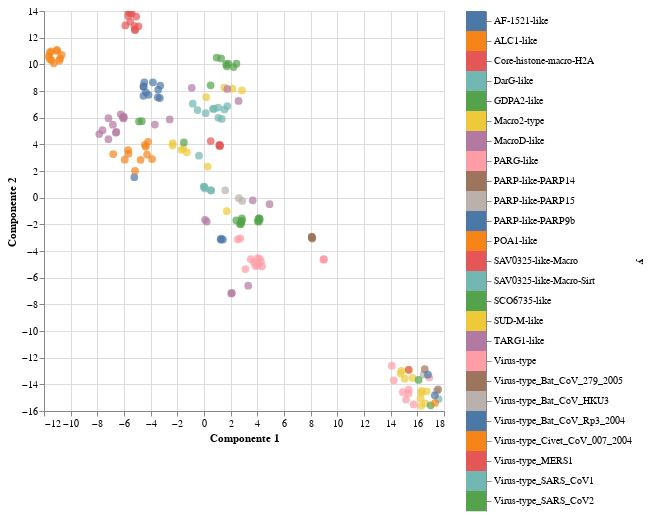

Here is the notebook cell this chart was saved with:
### Code cell
plot_multidimensional(embs, df["Tipo de Macro"], method="tsne")

### Figure 1 — Vega-Lite specification as saved in the notebook (floating-point values rounded to 4 significant figures; data arrays with more than 128 entries replaced by an {"elided": "..."} marker saying what was removed)
{"config": {"view": {"continuousWidth": 400, "continuousHeight": 300}}, "hconcat": [{"mark": {"type": "circle", "size": 60}, "encoding": {"color": {"condition": {"type": "nominal", "field": "y", "legend": null, "selection": "selector003"}, "value": "lightgray"}, "tooltip": {"type": "nominal", "field": "y"}, "x": {"type": "quantitative", "field": "Componente 1"}, "y": {"type": "quantitative", "field": "Componente 2"}}, "height": 400, "selection": {"selector003": {"type": "multi", "fields": ["y"]}, "selector004": {"type": "interval", "bind": "scales", "encodings": ["x", "y"]}}, "width": 400}, {"mark": "rect", "encoding": {"color": {"condition": {"type": "nominal", "field": "y", "legend": null, "selection": "selector003"}, "value": "lightgray"}, "y": {"type": "nominal", "axis": {"orient": "right"}, "field": "y"}}, "selection": {"selector003": {"type": "multi", "fields": ["y"]}}}], "data": {"name": "data-b3316b877e290d04a5a6d5a6a3569f71"}, "$schema": "https://vega.github.io/schema/vega-lite/v4.8.1.json", "datasets": {"data-b3316b877e290d04a5a6d5a6a3569f71": {"elided": "176 records"}}}
